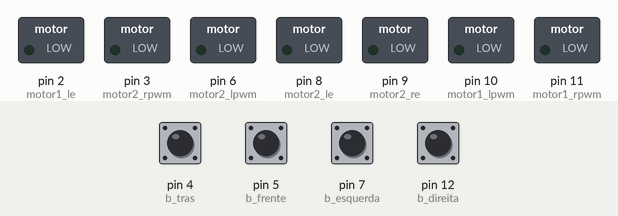
This sketch was run on a simulated Arduino Uno, built with avr-gcc and run on an emulated ATmega328P. On the bench: switched loads named in the sketch (green lamp = pin HIGH). Inputs (shaded band) come from the test bench; at power-on: pin 4 (b_tras), pin 5 (b_frente), pin 7 (b_esquerda), pin 12 (b_direita) HIGH. Pins used as bus, display or sensor lines are not drawn.

Above: at 1.2 s.
1.3 s: pin 4 (b_tras) pulled LOW for 0.15 s
At 1.4 s:
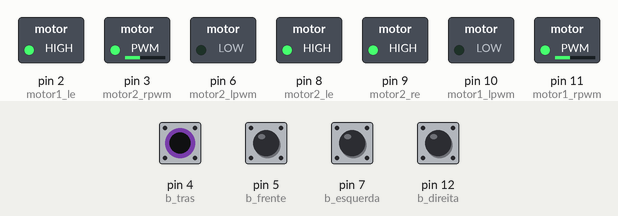
3.0 s: pin 5 (b_frente) pulled LOW for 0.15 s
At 3.1 s:
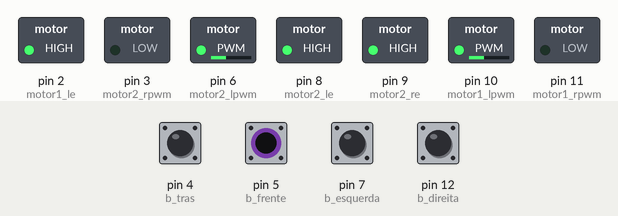
4.7 s: pin 7 (b_esquerda) pulled LOW for 0.15 s
At 4.8 s:
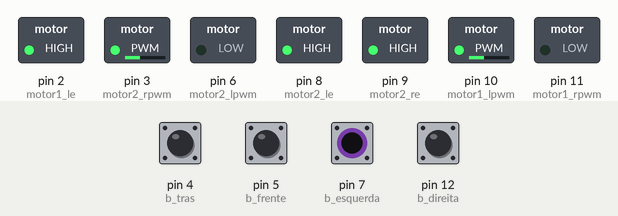
6.4 s: pin 12 (b_direita) pulled LOW for 0.15 s
At 6.5 s:
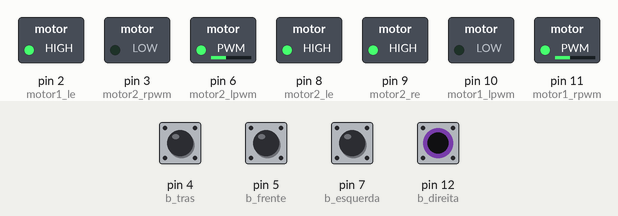
8.1 s: pin 4 (b_tras) pulled LOW for 1 s
At 10.3 s:
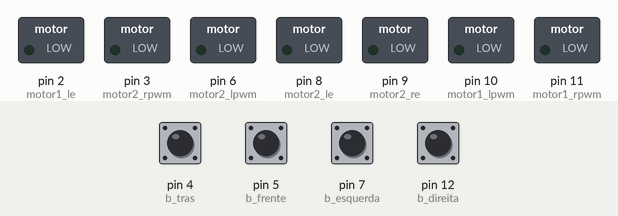
Timing chart, 0 to 11.6 s (numbered marks = the images above; inputs shaded):
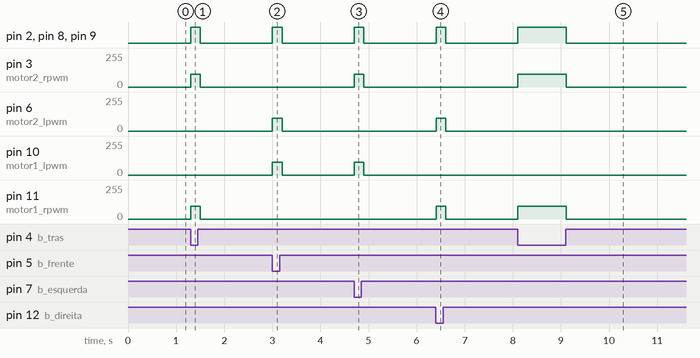

The sketch:

code_button.ino
```cpp
//Botões de controle


#define b_frente 5
#define b_tras 4
#define b_direita 12
#define b_esquerda 7
#define b_parar 0

// Portas do motor 1
#define motor1_rpwm 11
#define motor1_lpwm 10
#define motor1_re 1
#define motor1_le 2

// Portas do motor 2
#define motor2_rpwm 3
#define motor2_lpwm 6
#define motor2_re 9
#define motor2_le 8

void setup() {

  Serial.begin(9600);


  pinMode(motor1_rpwm, OUTPUT);
  pinMode(motor1_lpwm, OUTPUT);
  pinMode(motor1_re, OUTPUT);
  pinMode(motor1_le, OUTPUT);

  pinMode(motor2_rpwm, OUTPUT);
  pinMode(motor2_lpwm, OUTPUT);
  pinMode(motor2_re, OUTPUT);
  pinMode(motor2_le, OUTPUT);

  pinMode(b_frente,INPUT);
  pinMode(b_tras,INPUT);
  pinMode(b_direita,INPUT);
  pinMode(b_esquerda,INPUT);
  pinMode(b_parar,INPUT);

    // Definindo os botões como alto logo no início para economizar fio
  digitalWrite(b_frente,HIGH);
  digitalWrite(b_tras,HIGH);
  digitalWrite(b_direita,HIGH);
  digitalWrite(b_esquerda,HIGH);
  digitalWrite(b_parar,HIGH);

  // Começa os motores sempre parados caso o sistema reinicie
  pararMotores();


}


void loop() {
  // Variáveis com os valores do estado dos botões
  int frente = digitalRead(b_frente);
  int tras = digitalRead(b_tras);
  int direita = digitalRead(b_direita);
  int esquerda = digitalRead(b_esquerda);

  //Serial.println(frente); // azul do lado esquerdo
  //Serial.println(tras); // branco do lado esquerdo
  //Serial.println(direita); // azul do lado direito
  //Serial.println(esquerda); // branco do lado direito
  // condições realizadas pelos botões
  if (frente==0){
    moverFrente(95);
  }

  else if (tras==0){
    moverTras(95);
  }

  else if (direita==0){
    moverDireita(95);
  }

  else if (esquerda==0){
    moverEsquerda(95);
  }
  else if (digitalRead(b_parar)==0){
    pararMotores();
  }
  else {
    pararMotores();
  }
  delay(100);


 }

// mover para frente
void moverFrente(int velocidade) {
  analogWrite(motor1_rpwm, LOW);
  analogWrite(motor1_lpwm, velocidade);
  digitalWrite(motor1_re, HIGH);
  digitalWrite(motor1_le, HIGH);

  analogWrite(motor2_rpwm,LOW);
  analogWrite(motor2_lpwm,velocidade);
  digitalWrite(motor2_re, HIGH);
  digitalWrite(motor2_le,HIGH);
}

//mover para tras
void moverTras(int velocidade) {
  analogWrite(motor1_rpwm, velocidade);
  analogWrite(motor1_lpwm, LOW);
  digitalWrite(motor1_le, HIGH);
  digitalWrite(motor1_re,HIGH);

  analogWrite(motor2_rpwm,velocidade);
  analogWrite(motor2_lpwm, LOW);
  digitalWrite(motor2_le, HIGH);
  digitalWrite(motor2_re, HIGH);
}
// Mover para esquerda e direita

void moverEsquerda(int velocidade) {
  analogWrite(motor1_rpwm, LOW);
  analogWrite(motor1_lpwm, velocidade);
  digitalWrite(motor1_le, HIGH);
  digitalWrite(motor1_re,HIGH);

  analogWrite(motor2_rpwm,velocidade);
  digitalWrite(motor2_lpwm, LOW);
  digitalWrite(motor2_le, HIGH);
  digitalWrite(motor2_re, HIGH);
}

void moverDireita(int velocidade){
  analogWrite(motor1_rpwm, velocidade);
  analogWrite(motor1_lpwm, LOW);
  digitalWrite(motor1_le, HIGH);
  digitalWrite(motor1_re,HIGH);

  analogWrite(motor2_rpwm,LOW);
  analogWrite(motor2_lpwm, velocidade);
  digitalWrite(motor2_le, HIGH);
  digitalWrite(motor2_re, HIGH);

}

void pararMotores() {
  digitalWrite(motor1_rpwm, LOW);
  digitalWrite(motor1_lpwm, LOW);
  digitalWrite(motor1_re, LOW);
  digitalWrite(motor1_le, LOW);

  digitalWrite(motor2_rpwm, LOW);
  digitalWrite(motor2_lpwm, LOW);
  digitalWrite(motor2_re, LOW);
  digitalWrite(motor2_le, LOW);
}
```

Measured:
- after the input at 1.3 s, pin 2 (motor1_le), pin 8 (motor2_le), pin 9 (motor2_re): LOW → HIGH at once, → LOW 0.20 s later; pin 3 (motor2_rpwm), pin 11 (motor1_rpwm): 0/255 → 95/255 at once, → 0/255 0.20 s later
- after the input at 3.0 s, pin 2 (motor1_le), pin 8 (motor2_le), pin 9 (motor2_re): LOW → HIGH at once, → LOW 0.20 s later; pin 6 (motor2_lpwm), pin 10 (motor1_lpwm): 0/255 → 95/255 at once, → 0/255 0.20 s later
- after the input at 4.7 s, pin 2 (motor1_le), pin 8 (motor2_le), pin 9 (motor2_re): LOW → HIGH at once, → LOW 0.20 s later; pin 3 (motor2_rpwm), pin 10 (motor1_lpwm): 0/255 → 95/255 at once, → 0/255 0.20 s later
- after the input at 6.4 s, pin 2 (motor1_le), pin 8 (motor2_le), pin 9 (motor2_re): LOW → HIGH at once, → LOW 0.20 s later; pin 6 (motor2_lpwm), pin 11 (motor1_rpwm): 0/255 → 95/255 at once, → 0/255 0.20 s later
- after the input at 8.1 s, pin 2 (motor1_le), pin 8 (motor2_le), pin 9 (motor2_re): LOW → HIGH at once, → LOW 1.0 s later; pin 3 (motor2_rpwm), pin 11 (motor1_rpwm): 0/255 → 95/255 at once, → 0/255 1.0 s later
